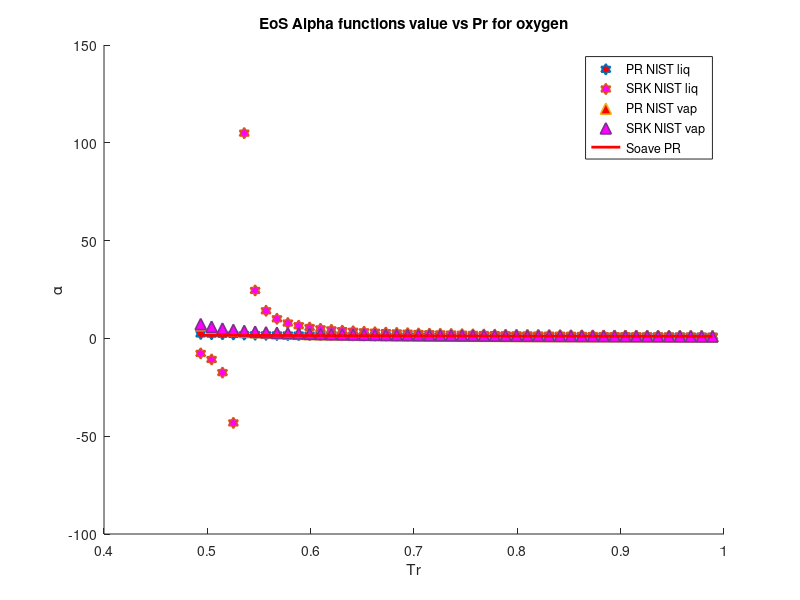

This chart was generated by the following MATLAB code:
clear 
clc
load C8H18_sat_data.mat
%alpha PR & SRK for methane
P = P*10^6; 
omega = 0.393; %Acentric factor
Tc = 569.32; %K
Pc = 2497000; %Pa
R = 8.31446 %J/K*mol
Zc = 0.259;
b1 = 0.07780*(R*Tc/Pc);
a1 = 0.45724*(((R^2)*(Tc^2))/Pc);
b2 = 0.08664*(R*Tc/Pc);
a2 = 0.42747*(((R^2)*(Tc^2))/Pc);
omega_c = 1-3*Zc;
omega_b = 0.08446114781;
omega_a = 3*Zc^2+3*(1-2*Zc)*omega_b+omega_b^2+1-3*Zc;
a3 = omega_a*(((R^2)*(Tc^2))/Pc);
b3 = omega_b*(R*Tc/Pc);
c3 = omega_c*(R*Tc/Pc);
T = 281; %k
M = 114/1000; %kg/mol
S1=0.37464+1.54226*omega-0.26992*omega^2;
S2=0.48508+1.55171*omega-0.176*omega^2;

for i = 1:1:48
   Pr = P/Pc; 
   Tr = T/Tc;
   Tr_list(i)=Tr;
   Vm_liq(i) = M/rho_liq(i);
   Vm_vap(i) = M/rho_vap(i);
   alpha_PT_liq(i) = ((R*T)/(Vm_liq(i)-b3)-P(i))*((Vm_liq(i)^2+b3*Vm_liq(i)+c3*Vm_liq(i)-c3*b3)/a3);
   alpha_PT_vap(i) = ((R*T)/(Vm_vap(i)-b3)-P(i))*((Vm_vap(i)^2+b3*Vm_vap(i)+c3*Vm_vap(i)-c3*b3)/a3);
   alpha_PR_liq(i) = ((R*T)/(Vm_liq(i)-b1)-P(i))*((Vm_liq(i)^2+2*b1*Vm_liq(i)-b1^2)/a1)
   alpha_SRK_liq(i) = ((R*T)/(Vm_liq(i)-b2)-P(i))*((Vm_liq(i)^2+b2*Vm_liq(i))/a2);
   alpha_PR_vap(i) = ((R*T)/(Vm_vap(i)-b1)-P(i))*((Vm_vap(i)^2+2*b1*Vm_vap(i)-b1^2)/a1);
   alpha_SRK_vap(i) = ((R*T)/(Vm_vap(i)-b2)-P(i))*((Vm_vap(i)^2+b2*Vm_vap(i))/a2);
   alpha_soave_PR(i) =(1+S1*(1-sqrt(Tr)))^2;
   alpha_soave_SRK(i) =(1+S2*(1-sqrt(Tr)))^2;
   alpha_Gasem(i) = exp((1.943+0.926*Tr)*(1-(Tr)^0.1441));
%    alpha_twu(i) = (Tr)^(0.081043)*exp(0.915696*(1-(Tr)^(2.61622)));
   Temp(i)=T;
   T = T+6;
end
hold on

 plot(Tr_list,alpha_PR_liq,'h','MarkerSize',8,'MarkerFaceColor','r','LineWidth',1.2)
 %plot(Tr_list,alpha_PT_liq,'h','MarkerSize',8,'MarkerFaceColor','g','LineWidth',1.2)
 plot(Tr_list,alpha_SRK_liq,'h','MarkerSize',8,'MarkerFaceColor','m','LineWidth',1.2)
 plot(Tr_list,alpha_PR_vap,'^','MarkerSize',8,'MarkerFaceColor','r','LineWidth',1.2)
 %plot(Tr_list,alpha_PT_vap,'^','MarkerSize',8,'MarkerFaceColor','g','LineWidth',1.2)
 plot(Tr_list,alpha_SRK_vap,'^','MarkerSize',8,'MarkerFaceColor','m','LineWidth',1.2)
 plot(Tr_list,alpha_soave_PR,'r','LineWidth',2)
% plot(Tr_list,alpha_soave_SRK,'g','LineWidth',2)
% plot(Tr_list,alpha_Gasem,'b','LineWidth',2)

hold off
legend('PR NIST liq','SRK NIST liq','PR NIST vap','SRK NIST vap','Soave PR')
xlabel('Tr')
ylabel('\alpha')
title('EoS Alpha functions value vs Pr for oxygen')
